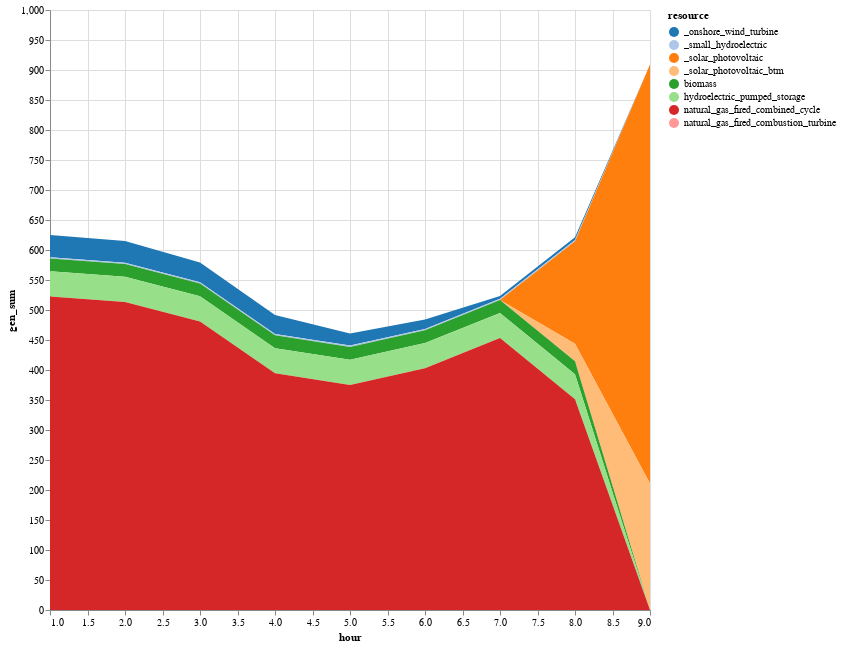

Notebook code for this chart:
### Code cell
# Increase solar photovoltaic capacity
gen_df_sens = copy(gen_df)
gen_df_sens[gen_df_sens.resource .== "solar_photovoltaic",
    :existing_cap_mw] .= 3500

solution = economic_dispatch_multi_time(gen_df_sens, loads_multi, gen_variable_multi);

sol_gen = innerjoin(solution.solution, 
                    gen_df[!, [:r_id, :resource]], 
                    on = :r_id)

sol_gen = combine(groupby(sol_gen, [:resource, :hour]), 
            :gen => sum)
sol_gen_btm = copy(sol_gen)
sol_gen_btm[sol_gen_btm.resource .== "solar_photovoltaic", :resource] .= "_solar_photovoltaic"
sol_gen_btm[sol_gen_btm.resource .== "onshore_wind_turbine", :resource] .= "_onshore_wind_turbine"
sol_gen_btm[sol_gen_btm.resource .== "small_hydroelectric", :resource] .= "_small_hydroelectric"

btm = DataFrame(resource = repeat(["_solar_photovoltaic_btm"]; outer=length(T_period)), 
    hour = T_period,
    gen_sum = gen_variable_multi[gen_variable_multi.gen_full .== "wec_sdge_solar_photovoltaic_1.0",:cf] * 600)
append!(sol_gen_btm, btm)

# Reorder resources
sort!(sol_gen_btm, [:hour, :resource])

# Plot and save the resulting generation figure
p = sol_gen_btm |>
@vlplot(:area, 
    x=:hour, y={:gen_sum, stack=:zero}, 
    color={"resource:n", scale={scheme="category20"}},
    width=600,height=600)
p

### Figure 1 — Vega-Lite specification as saved in the notebook (floating-point values rounded to 4 significant figures)
{"data": {"values": [{"gen_sum": 36.86, "hour": 1, "resource": "_onshore_wind_turbine"}, {"gen_sum": 2.189, "hour": 1, "resource": "_small_hydroelectric"}, {"gen_sum": 0, "hour": 1, "resource": "_solar_photovoltaic"}, {"gen_sum": 0, "hour": 1, "resource": "_solar_photovoltaic_btm"}, {"gen_sum": 21.4, "hour": 1, "resource": "biomass"}, {"gen_sum": 42, "hour": 1, "resource": "hydroelectric_pumped_storage"}, {"gen_sum": 522.4, "hour": 1, "resource": "natural_gas_fired_combined_cycle"}, {"gen_sum": 0, "hour": 1, "resource": "natural_gas_fired_combustion_turbine"}, {"gen_sum": 36.08, "hour": 2, "resource": "_onshore_wind_turbine"}, {"gen_sum": 2.186, "hour": 2, "resource": "_small_hydroelectric"}, {"gen_sum": 0, "hour": 2, "resource": "_solar_photovoltaic"}, {"gen_sum": 0, "hour": 2, "resource": "_solar_photovoltaic_btm"}, {"gen_sum": 21.4, "hour": 2, "resource": "biomass"}, {"gen_sum": 42, "hour": 2, "resource": "hydroelectric_pumped_storage"}, {"gen_sum": 513.2, "hour": 2, "resource": "natural_gas_fired_combined_cycle"}, {"gen_sum": 0, "hour": 2, "resource": "natural_gas_fired_combustion_turbine"}, {"gen_sum": 32.68, "hour": 3, "resource": "_onshore_wind_turbine"}, {"gen_sum": 2.184, "hour": 3, "resource": "_small_hydroelectric"}, {"gen_sum": 0, "hour": 3, "resource": "_solar_photovoltaic"}, {"gen_sum": 0, "hour": 3, "resource": "_solar_photovoltaic_btm"}, {"gen_sum": 21.4, "hour": 3, "resource": "biomass"}, {"gen_sum": 42, "hour": 3, "resource": "hydroelectric_pumped_storage"}, {"gen_sum": 480.8, "hour": 3, "resource": "natural_gas_fired_combined_cycle"}, {"gen_sum": 0, "hour": 3, "resource": "natural_gas_fired_combustion_turbine"}, {"gen_sum": 31.66, "hour": 4, "resource": "_onshore_wind_turbine"}, {"gen_sum": 2.182, "hour": 4, "resource": "_small_hydroelectric"}, {"gen_sum": 0, "hour": 4, "resource": "_solar_photovoltaic"}, {"gen_sum": 0, "hour": 4, "resource": "_solar_photovoltaic_btm"}, {"gen_sum": 21.4, "hour": 4, "resource": "biomass"}, {"gen_sum": 42, "hour": 4, "resource": "hydroelectric_pumped_storage"}, {"gen_sum": 394.4, "hour": 4, "resource": "natural_gas_fired_combined_cycle"}, {"gen_sum": 0, "hour": 4, "resource": "natural_gas_fired_combustion_turbine"}, {"gen_sum": 20.28, "hour": 5, "resource": "_onshore_wind_turbine"}, {"gen_sum": 2.18, "hour": 5, "resource": "_small_hydroelectric"}, {"gen_sum": 0, "hour": 5, "resource": "_solar_photovoltaic"}, {"gen_sum": 0, "hour": 5, "resource": "_solar_photovoltaic_btm"}, {"gen_sum": 21.4, "hour": 5, "resource": "biomass"}, {"gen_sum": 42, "hour": 5, "resource": "hydroelectric_pumped_storage"}, {"gen_sum": 375.1, "hour": 5, "resource": "natural_gas_fired_combined_cycle"}, {"gen_sum": 0, "hour": 5, "resource": "natural_gas_fired_combustion_turbine"}, {"gen_sum": 15.6, "hour": 6, "resource": "_onshore_wind_turbine"}, {"gen_sum": 2.177, "hour": 6, "resource": "_small_hydroelectric"}, {"gen_sum": 0, "hour": 6, "resource": "_solar_photovoltaic"}, {"gen_sum": 0, "hour": 6, "resource": "_solar_photovoltaic_btm"}, {"gen_sum": 21.4, "hour": 6, "resource": "biomass"}, {"gen_sum": 42, "hour": 6, "resource": "hydroelectric_pumped_storage"}, {"gen_sum": 403.0, "hour": 6, "resource": "natural_gas_fired_combined_cycle"}, {"gen_sum": 0, "hour": 6, "resource": "natural_gas_fired_combustion_turbine"}, {"gen_sum": 4.591, "hour": 7, "resource": "_onshore_wind_turbine"}, {"gen_sum": 2.175, "hour": 7, "resource": "_small_hydroelectric"}, {"gen_sum": 0, "hour": 7, "resource": "_solar_photovoltaic"}, {"gen_sum": 0, "hour": 7, "resource": "_solar_photovoltaic_btm"}, {"gen_sum": 21.4, "hour": 7, "resource": "biomass"}, {"gen_sum": 42, "hour": 7, "resource": "hydroelectric_pumped_storage"}, {"gen_sum": 453.2, "hour": 7, "resource": "natural_gas_fired_combined_cycle"}, {"gen_sum": 0, "hour": 7, "resource": "natural_gas_fired_combustion_turbine"}, {"gen_sum": 4.7, "hour": 8, "resource": "_onshore_wind_turbine"}, {"gen_sum": 2.173, "hour": 8, "resource": "_small_hydroelectric"}, {"gen_sum": 170.8, "hour": 8, "resource": "_solar_photovoltaic"}, {"gen_sum": 29.28, "hour": 8, "resource": "_solar_photovoltaic_btm"}, {"gen_sum": 21.4, "hour": 8, "resource": "biomass"}, {"gen_sum": 42, "hour": 8, "resource": "hydroelectric_pumped_storage"}, {"gen_sum": 351.1, "hour": 8, "resource": "natural_gas_fired_combined_cycle"}, {"gen_sum": 0, "hour": 8, "resource": "natural_gas_fired_combustion_turbine"}, {"gen_sum": 0, "hour": 9, "resource": "_onshore_wind_turbine"}, {"gen_sum": 0, "hour": 9, "resource": "_small_hydroelectric"}, {"gen_sum": 698.2, "hour": 9, "resource": "_solar_photovoltaic"}, {"gen_sum": 210.9, "hour": 9, "resource": "_solar_photovoltaic_btm"}, {"gen_sum": 0, "hour": 9, "resource": "biomass"}, {"gen_sum": 0, "hour": 9, "resource": "hydroelectric_pumped_storage"}, {"gen_sum": 0, "hour": 9, "resource": "natural_gas_fired_combined_cycle"}, {"gen_sum": 0, "hour": 9, "resource": "natural_gas_fired_combustion_turbine"}]}, "encoding": {"color": {"field": "resource", "scale": {"scheme": "category20"}, "type": "nominal"}, "x": {"field": "hour", "type": "quantitative"}, "y": {"field": "gen_sum", "stack": "zero", "type": "quantitative"}}, "height": 600, "mark": "area", "width": 600}
